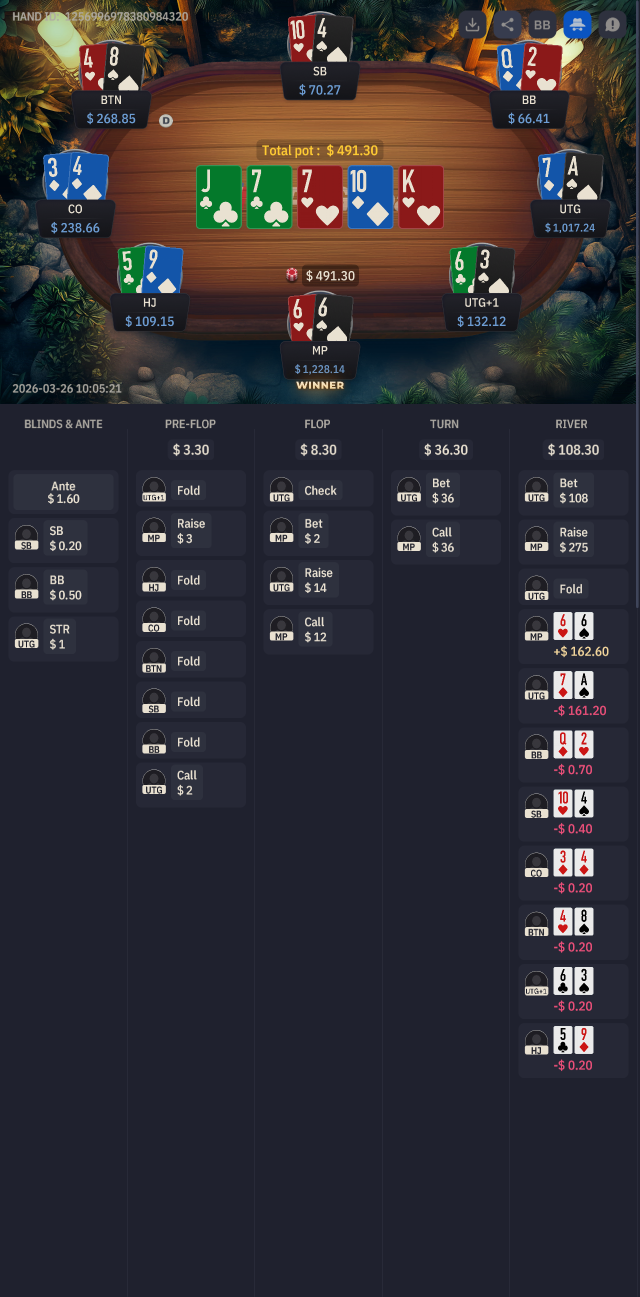
#> input picture ocr-service/ocr1.png, 1280 x 2593 px (shown at 1/2 size); its folder holds 5 pictures in this run
$ python manual_rank_extract.py
#> lines starting #> are read from the running program, lines starting #| are printed output that depends on the picture; after the words box and inside, x2 and y2 are one past the last pixel; in counts of white or black regions, pixels touching at a corner belong together
"""
Manual rank extraction: Precisely crops rank characters from board cards.
Produces binary templates (white char on black bg) matching existing templates.

Board in ocr1.png: J♣  7♣  7♥  10♦  K♠
Contour data from first pass:
  Card 0(J):  ~x=62, y=47, w=89, h=125
  Card 1(7):  x=163, y=47, w=89, h=125
  Card 2(7):  x=264, y=47, w=89, h=125
  Card 3(10): x=366, y=47, w=88, h=124
  Card 4(K):  x=467, y=47, w=91, h=125  (but 10 is at 467, K at 568)
Actually let me re-check with contours.
"""
import cv2
import numpy as np
import os

def extract_rank_char(card_img, debug_path=None):
    """
    From a single card image, extract just the rank character
    from the top-left corner. Returns binary white-on-black image.
    """
    h, w = card_img.shape[:2]

    # Rank character is in the top-left of the card
    # Typically top ~40% height, left ~45% width
    rank_region = card_img[0:int(h*0.42), 0:int(w*0.50)]

    if debug_path:
        cv2.imwrite(debug_path.replace('.png', '_region.png'), rank_region)

    # Convert to grayscale
    gray = cv2.cvtColor(rank_region, cv2.COLOR_BGR2GRAY) if len(rank_region.shape) == 3 else rank_region

    # The rank text is white/light on colored card background
    # Use Otsu threshold to separate
    _, binary = cv2.threshold(gray, 0, 255, cv2.THRESH_BINARY + cv2.THRESH_OTSU)

    if debug_path:
        cv2.imwrite(debug_path.replace('.png', '_otsu.png'), binary)

    # Determine if we need to invert (rank should be white, bg black)
    # The rank character is smaller than the background, so the minority color is the text
    white_ratio = np.sum(binary == 255) / binary.size
    if white_ratio > 0.5:
        binary = cv2.bitwise_not(binary)

    if debug_path:
        cv2.imwrite(debug_path.replace('.png', '_corrected.png'), binary)

    # Find the bounding box of the rank character via contours
    contours, _ = cv2.findContours(binary, cv2.RETR_EXTERNAL, cv2.CHAIN_APPROX_SIMPLE)
    if not contours:
        return None

    # Filter: rank chars should be reasonably sized
    valid = []
    for c in contours:
        x, y, cw, ch = cv2.boundingRect(c)
        # Rank char should be at least 8px and not tiny noise
        if cw >= 6 and ch >= 10:
            valid.append((x, y, cw, ch))

    if not valid:
        return None

    # Merge all valid contours into one bounding box (handles multi-part chars like 10)
    x_min = min(v[0] for v in valid)
    y_min = min(v[1] for v in valid)
    x_max = max(v[0] + v[2] for v in valid)
    y_max = max(v[1] + v[3] for v in valid)

    # Add small padding
    pad = 2
    x_min = max(0, x_min - pad)
    y_min = max(0, y_min - pad)
    x_max = min(binary.shape[1], x_max + pad)
    y_max = min(binary.shape[0], y_max + pad)

    char_crop = binary[y_min:y_max, x_min:x_max]

    if debug_path:
        cv2.imwrite(debug_path, char_crop)

    return char_crop


def main():
    base_dir = os.path.join(os.path.dirname(__file__), "..")
    img_path = os.path.join(base_dir, "ocr1.png")
    ranks_dir = os.path.join(base_dir, "templates", "ranks")
    debug_dir = os.path.join(base_dir, "debug_crops")
    os.makedirs(debug_dir, exist_ok=True)
    os.makedirs(ranks_dir, exist_ok=True)

    img = cv2.imread(img_path)
#> img is the input picture: shape (2593, 1280, 3); mean B, G, R 52.5, 46.5, 49.2
    if img is None:
        print(f"Error: Could not load {img_path}")
        return

    h, w = img.shape[:2]
#> h = 2593; w = 1280
    print(f"Image size: {w}x{h}")
#| Image size: 1280x2593

    # PC layout board_cards region
    bx1, by1 = int(0.18 * w), int(0.11 * h)
#> bx1 = 230; by1 = 285
    bx2, by2 = int(0.82 * w), int(0.22 * h)
#> bx2 = 1049; by2 = 570
    board = img[by1:by2, bx1:bx2]
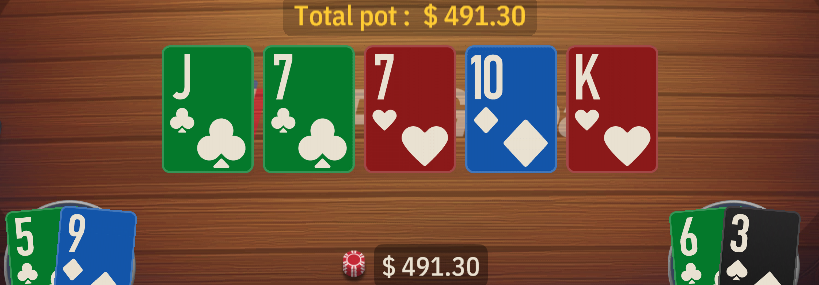
#> board: shape (285, 819, 3); mean B, G, R 59.8, 82.5, 109.6
    bh, bw = board.shape[:2]
#> bh = 285; bw = 819
    print(f"Board crop: {bw}x{bh}")
#| Board crop: 819x285

    # Find individual card contours
    gray_board = cv2.cvtColor(board, cv2.COLOR_BGR2GRAY)
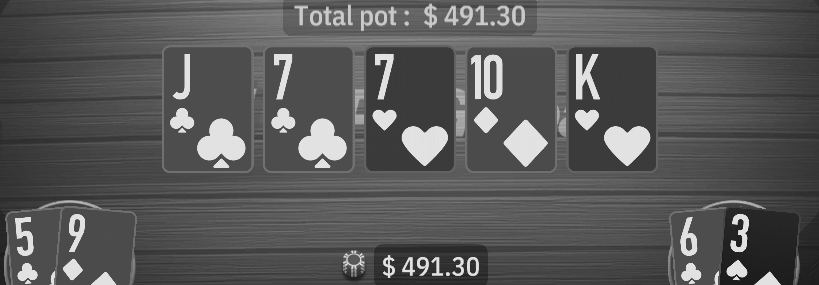
#> gray_board: shape (285, 819); min 24, max 238, mean 88
    edges = cv2.Canny(gray_board, 50, 150)
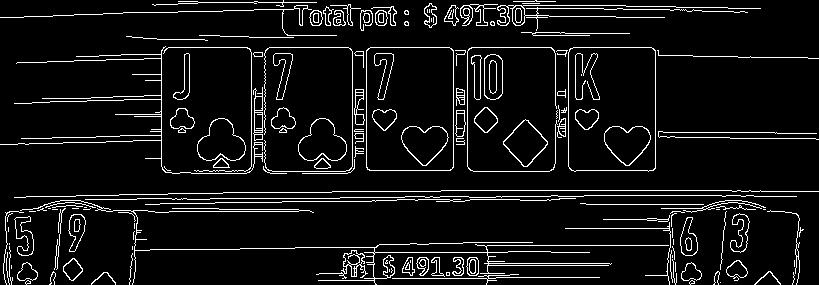
#> edges: shape (285, 819); 7.4% white in thin lines or dots

    # Dilate to connect edges
    kernel = np.ones((3, 3), np.uint8)
    dilated = cv2.dilate(edges, kernel, iterations=2)
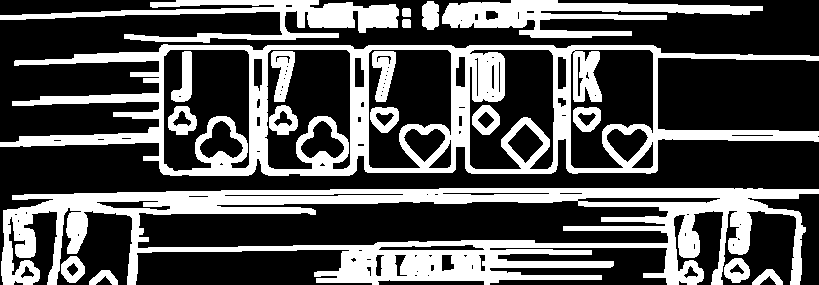
#> dilated: shape (285, 819); 33.2% white; 19 white regions

    contours, _ = cv2.findContours(dilated, cv2.RETR_EXTERNAL, cv2.CHAIN_APPROX_SIMPLE)
#> contours = 11 contours; largest, box (x1, y1, x2, y2) and area: (0, 44, 819, 176) 68942, (1, 188, 819, 285) 50294, (0, 0, 399, 43) 5153, (442, 0, 763, 38) 5077, (724, 258, 750, 283) 451

    # Filter for card-sized rectangles (approx 80-100px wide, 110-140px tall)
    card_rects = []
    for c in contours:
        x, y, cw, ch = cv2.boundingRect(c)
        if 60 <= cw <= 150 and 80 <= ch <= 180:
            card_rects.append((x, y, cw, ch))
#> this loop made 11 passes
#> (x, y, cw, ch) on passes 1 to 11: (89, 270, 29, 15), (752, 269, 31, 16), (724, 258, 26, 25), (61, 256, 24, 27), (1, 188, 818, 97), (0, 44, 819, 132), (402, 19, 9, 9), (402, 8, 9, 9), (422, 1, 17, 29), (442, 0, 321, 38), (0, 0, 399, 43)
#> after the loop, card_rects = []

    card_rects.sort(key=lambda r: r[0])  # Sort left to right

    print(f"\nDetected {len(card_rects)} card-sized rectangles:")
#| Detected 0 card-sized rectangles:
    for i, (x, y, cw, ch) in enumerate(card_rects):
        print(f"  Card {i}: x={x}, y={y}, w={cw}, h={ch}")
#> this loop made 0 passes

    # Map: index -> rank label (what we know from the image)
    # Board: J♣  7♣  7♥  10♦  K♠
    card_labels = ["J", "7", "7", "T", "K"]

    # Need: J, 7, K (we already have T)
    needed = {"J", "7", "K"}

    if len(card_rects) < 5:
        print(f"\nWARNING: Expected 5 cards, found {len(card_rects)}")
#| WARNING: Expected 5 cards, found 0
        print("Falling back to manual positions based on first-pass contour data")
        # Use positions from first debug run
        card_rects = [
            (62, 47, 89, 125),   # J
            (163, 47, 89, 125),  # 7
            (264, 47, 89, 125),  # 7
            (366, 47, 88, 124),  # 10
            (467, 47, 91, 125),  # K - wait, contours showed 467 and 568
        ]
        # Actually from contours: 163, 264, 366, 467, 568
        # So card 0 should be around x=62 (163-101)
        card_rects = [
            (62, 47, 89, 125),   # J (estimated)
            (163, 47, 89, 125),  # 7
            (264, 47, 89, 125),  # 7
            (366, 47, 88, 124),  # 10
            (568, 47, 88, 125),  # K
        ]

    # Get reference size from existing A_rank.png
    a_ref = cv2.imread(os.path.join(ranks_dir, "A_rank.png"), cv2.IMREAD_GRAYSCALE)
    ref_h, ref_w = a_ref.shape[:2] if a_ref is not None else (51, 28)
#> ref_h = 51; ref_w = 28
    print(f"\nReference rank size (A_rank): {ref_w}x{ref_h}")
#| Reference rank size (A_rank): 28x51

    saved = []
    for i, (x, y, cw, ch) in enumerate(card_rects[:5]):
        if i >= len(card_labels):
            break
        label = card_labels[i]

        # Crop the individual card from board
        card_img = board[y:y+ch, x:x+cw]
        cv2.imwrite(os.path.join(debug_dir, f"card_{i}_{label}.png"), card_img)

        # Extract rank character
        debug_path = os.path.join(debug_dir, f"rank_char_{i}_{label}.png")
        rank_char = extract_rank_char(card_img, debug_path)

        if rank_char is None:
            print(f"  Card {i} ({label}): FAILED to extract rank")
            continue

        rh, rw = rank_char.shape[:2]
        print(f"  Card {i} ({label}): extracted {rw}x{rh}")

        # Resize to match reference template size
        resized = cv2.resize(rank_char, (ref_w, ref_h), interpolation=cv2.INTER_AREA)
        # Re-threshold after resize to keep it clean binary
        _, resized = cv2.threshold(resized, 127, 255, cv2.THRESH_BINARY)

        cv2.imwrite(os.path.join(debug_dir, f"rank_final_{i}_{label}.png"), resized)

        # Save as template only if needed
        if label in needed:
            # Use first occurrence for 7
            out_name = f"{label}_rank.png"
            out_path = os.path.join(ranks_dir, out_name)
            if not os.path.exists(out_path):
                cv2.imwrite(out_path, resized)
                saved.append(out_name)
                print(f"    -> Saved template: {out_name} ({ref_w}x{ref_h})")
            else:
                print(f"    -> Already exists: {out_name}")
#> this loop made 5 passes
#> white_ratio in extract_rank_char on passes 1 to 3: 0.634, 0.139, 0.165
#> (white_ratio in extract_rank_char, contours in extract_rank_char) on passes 4 to 5: (0.167, 1 contour; box (x1, y1, x2, y2) and area: (9, 7, 28, 52) 316), (0.256, 1 contour; box (x1, y1, x2, y2) and area: (8, 7, 32, 52) 490)
#|     -> Saved template: J_rank.png (28x51)
#|     -> Saved template: 7_rank.png (28x51)
#|     -> Saved template: K_rank.png (28x51)
#> pass 1, in extract_rank_char, `_, binary = cv2.threshold(gray, 0, 255, cv2.THRESH_BINARY + cv2.THRESH..`:
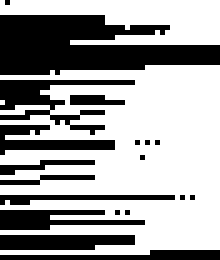
#> binary: shape (52, 44) (shown 5 times larger); 63.4% white; 19 black regions (11 under 20 px), largest, box (x1, y1, x2, y2) and area: (0, 3, 44, 15) 360, (0, 16, 27, 27) 103, (0, 47, 27, 50) 73
#> after the loop:
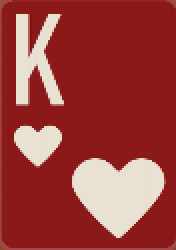
#> card_img: shape (125, 88, 3) (shown 2 times larger); mean B, G, R 62.1, 65.3, 157.7
#> after the loop:
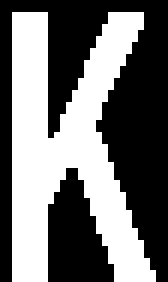
#> rank_char: shape (47, 28) (shown 6 times larger); 44.5% white; 1 white region, box (x1, y1, x2, y2) and area: (2, 2, 26, 47) 586
#> after the loop, saved = ['J_rank.png', '7_rank.png', 'K_rank.png']

    print(f"\n{'='*50}")
    print(f"Saved {len(saved)} new templates: {saved}")
#| Saved 3 new templates: ['J_rank.png', '7_rank.png', 'K_rank.png']

    # Verify all ranks now exist
    all_ranks = {"A", "K", "Q", "J", "T", "9", "8", "7", "6", "5", "4", "3", "2"}
    existing = set()
    for f in os.listdir(ranks_dir):
        if f.endswith("_rank.png"):
            existing.add(f.split("_")[0])

    missing = all_ranks - existing
    if missing:
        print(f"Still missing: {sorted(missing)}")
    else:
        print("ALL 13 RANKS NOW COMPLETE!")


if __name__ == "__main__":
    main()
